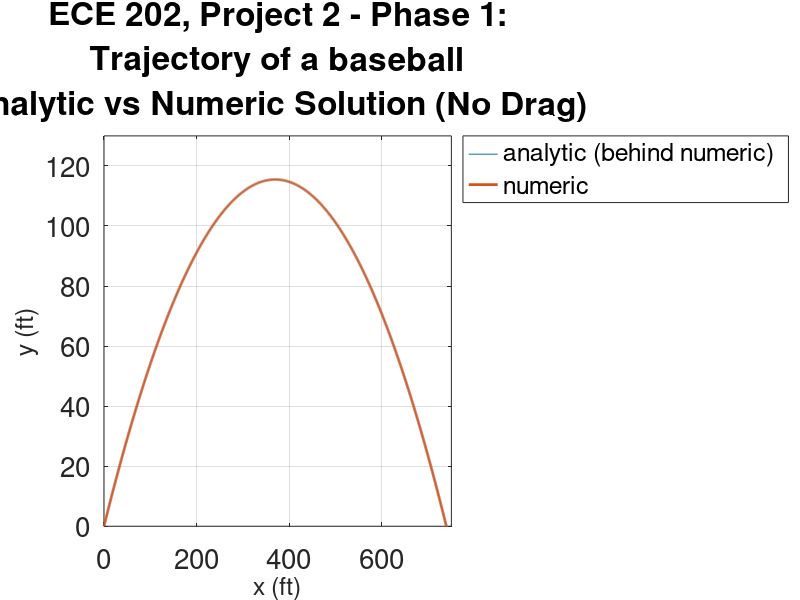

Write MATLAB code to recreate this figure.
% Grady Sullivan
% 11/11/19
% ECE 202 Fall 2019, MATLAB Project 2, Phase 1
% hitting a home run

% for this phase, we are calculating the baseball projectory, without
% taking drag into account

clear
clf

% ----- define given information -----
x0 = 0;
y0 = 0;
theta = 32; % in degrees
tLand = 5.7; % in s
range = 446; % in ft
v0 = 112; % in mph

g = 10; % in m/s^2
m = .145; % in kg

% ----- characteristic calculations ------

mph2mps = 1609.344 / 3600; % convert mph to ft/s
deg2rad = pi() /180; % convert degrees to radians
ft2m = 0.3048; % convert ft to m
m2ft = 3.28084; % convert m to ft

v0 = v0 * mph2mps;
theta = 32 * deg2rad;
range = range * ft2m;

v0x = v0 * cos(theta); % x-component of v0
v0y = v0 * sin(theta); % y-component of v0

t_flight = 2 * v0y / g; % time for ball to reach ground, in s
r = v0x * t_flight; % range of baseball, in m

% ----- time array -----

tmin = 0;
tmax = t_flight; % time when ball lands
N = 2000; % # of intervals

t = linspace(tmin, tmax, 1+N);

% ----- analytical calculations -----

xt = x0 + v0x * t; % x(t), ax = 0 (no drag)
yt = y0 + v0y * t - 1/2 * g * t.^2; % y(t), ay = -g (no drag)

% ----- numeric solution -----

dt = (tmax - tmin) / N;

y = zeros(1, 1+N); % array for y(t)
x = zeros(1, 1+N); % array for x(t)

y(1) = y0; 
vy = v0y; % initialize vy
x(1) = x0;
vx = v0x; % initialize vx

for n = 1:N % stop at N
   
   Fnetx = m * 0; % net force in x direction
   Fnety = -1 * m * g; % net force in y direction
   
   ax = Fnetx/m;
   ay = Fnety/m;
   
   x(n+1) = x(n) + vx * dt + 1/2 * ax * dt^2; % value of y at each time interval
   y(n+1) = y(n) + vy * dt + 1/2 * ay * dt^2; % value of y at each time interval
   
   vy = vy + ay * dt; 
   vx = vx + ax * dt;
   
end

% ----- plotting ----- %

x = x * m2ft; % convert back to ft
y = y * m2ft;
xt = xt * m2ft;
yt = yt * m2ft;

plot(xt, yt, x, y, 'LineWidth', 2) % plot analytical and numeric
grid on 

set(gca, 'FontSize', 20) % makes fonts size larger for axis

xlabel('x (ft)', 'FontSize', 18)
ylabel('y (ft)', 'FontSize', 18)

title({'ECE 202, Project 2 - Phase 1:',...
    'Trajectory of a baseball',...
    'Analytic vs Numeric Solution (No Drag)'}, 'FontSize', 24)

legend({'analytic (behind numeric)', ...
    'numeric'}, 'Location', 'northeastoutside', 'FontSize', 18)

axis([-inf 750 -inf 130])

checkx = sum(abs(x - xt)) % should be close to zero
checky = sum(abs(y - yt)) % should be close to zero